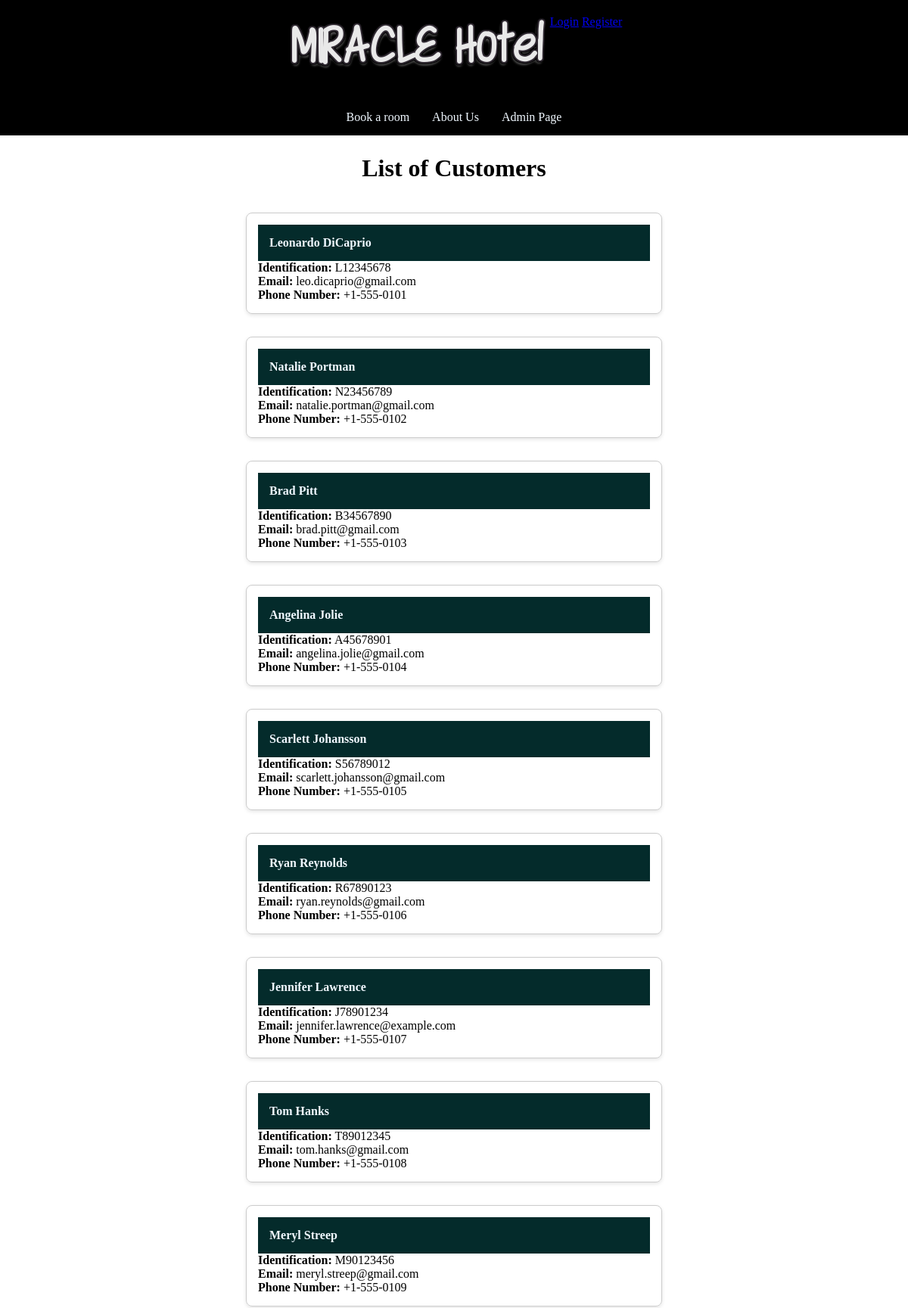
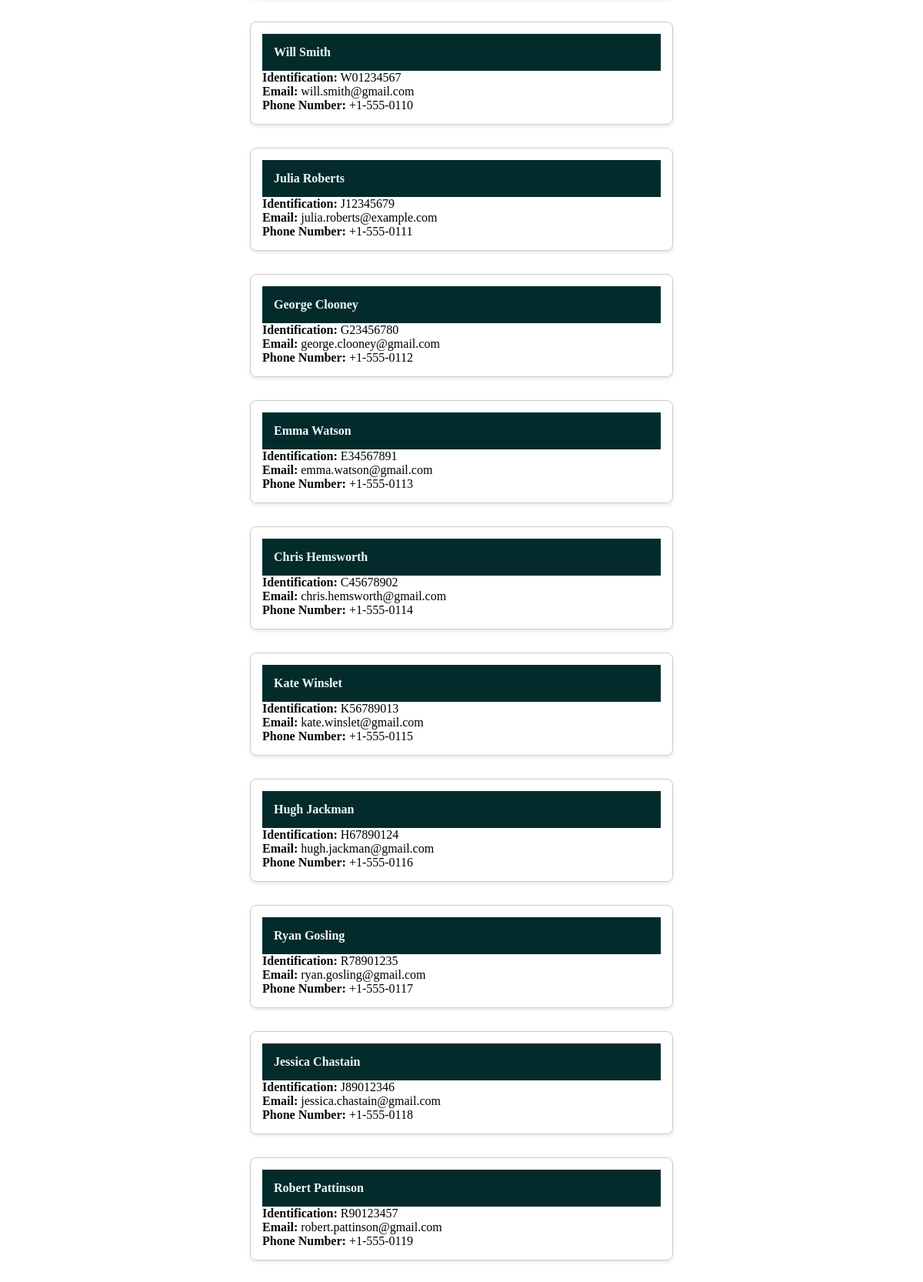
/files/forms/customers/select_customer_form.php (upper part), run on the app's committed database (2 pictures, top to bottom).
### tables this page shows
CREATE TABLE `071_customers` (
  `client_id` int(11) NOT NULL,
  `client_first_name` varchar(50) DEFAULT NULL,
  `client_last_name` varchar(50) DEFAULT NULL,
  `client_identification` varchar(20) DEFAULT NULL,
  `client_email` varchar(100) DEFAULT NULL,
  `client_phone_number` varchar(15) DEFAULT NULL,
  `client_password` varchar(255) DEFAULT NULL
);

### files/querys/customers/select_customers.php (called while the page is built, shortened)
<?php
include($_SERVER['DOCUMENT_ROOT'] . '/student71/dwes/files/common-files/db_connection.php');
$sql = "SELECT client_first_name, client_last_name, client_identification, client_email, client_phone_number
        FROM 071_customers";
$result = mysqli_query($conn, $sql);
$customers = array();
if ($result && mysqli_num_rows($result) > 0) {
    while ($row = mysqli_fetch_assoc($result)) {
        $customers[] = $row;
    }
}
return $customers;
?>

### files/forms/customers/select_customer_form.php (the view, shortened to what this page needs)
<?php
$customers = include($_SERVER['DOCUMENT_ROOT'] . '/student71/dwes/files/querys/customers/select_customers.php');
?>
<?php include($root . '/student71/dwes/files/common-files/header.php') ?>
<div id="middle-title">
    <h1>List of Customers</h1>
</div>
<div id="info-display">
    <div id="customers-list">
        <?php if (!empty($customers)) { ?>
            <?php foreach ($customers as $customer) { ?>
                <div class="customer-card">
                    <div class="name-display">
                        <h4><?php echo htmlspecialchars($customer['client_first_name']) . ' ' . htmlspecialchars($customer['client_last_name']); ?>
                    </div>
                    <p><strong>Identification:</strong> <?php echo htmlspecialchars($customer['client_identification']); ?></p>
                    <p><strong>Email:</strong> <?php echo htmlspecialchars($customer['client_email']); ?></p>
                    <p><strong>Phone Number:</strong> <?php echo htmlspecialchars($customer['client_phone_number']); ?></p>
                </div>
            <?php } ?>
        <?php } else { ?>
            <p>No customers found in the database.</p>
        <?php } ?>
    </div>
</div>
<?php include($root . '/student71/dwes/files/common-files/footer.php'); ?>

### files/common-files/header.php (shortened to what this page needs)
<!DOCTYPE html>
<html lang="en">
<head>
    <link rel="stylesheet" href="/student71/dwes/css/style.css">
    <link rel="stylesheet" href="/student71/dwes/css/forms.css">
</head>
<body>
    <div id="top-container">
        <div id="head">
            <a href="/student71/dwes/index.php">
                <img src="/student71/dwes/img/LogoText.png" alt="">
            </a>
                <div class="user-menu">
                    <a href="/student71/dwes/files/login.php">Login</a>
                    <a href="/student71/dwes/files/register.php">Register</a>
                </div>
        </div>
        <div id="head-menu">
            <a href="/student71/dwes/files/reservations.php">Book a room</a>
            <a href="/student71/dwes/files/about_us.php">About Us</a>
            <a href="/student71/dwes/files/admin_page.php">Admin Page</a>
        </div>
    </div>

### files/common-files/footer.php (shortened to what this page needs)
</body>
</html>

### css/style.css (style rules this page uses)
* { margin: 0; padding: 0; box-sizing: border-box; }
#top-container { position: sticky; }
#head { background-color: black; color: aliceblue; display: flex; justify-content: center; padding: 20px; width: 100%; }
#head-menu { background-color: black; display: flex; justify-content: center; padding-top: 10px; }
#head-menu > a { color: aliceblue; text-decoration: none; padding: 15px; }
#middle-title { width: 100%; text-align: center; padding: 25px; font-family: Cambria, Cochin, Georgia, Times, 'Times New Roman', serif; }
#info-display { display: flex; justify-content: center; }
#customers-list { display: grid; }
.name-display { background-color: rgb(4, 43, 43); color: aliceblue; width: 100%; padding: 15px; }
.customer-card { margin: 15px; padding: 15px; border: 1px solid #ccc; border-radius: 8px; width: 550px; box-shadow: 0 2px 5px rgba(0, 0, 0, 0.1); }

### data on the page
071_customers: client_first_name "Leonardo", client_last_name "DiCaprio", client_identification "L12345678", client_email "leo.dicaprio@gmail.com", client_phone_number "+1-555-0101"
071_customers: client_first_name "Natalie", client_last_name "Portman", client_identification "N23456789", client_email "natalie.portman@gmail.com", client_phone_number "+1-555-0102"
071_customers: client_first_name "Brad", client_last_name "Pitt", client_identification "B34567890", client_email "brad.pitt@gmail.com", client_phone_number "+1-555-0103"
071_customers: client_first_name "Angelina", client_last_name "Jolie", client_identification "A45678901", client_email "angelina.jolie@gmail.com", client_phone_number "+1-555-0104"
071_customers: client_first_name "Scarlett", client_last_name "Johansson", client_identification "S56789012", client_email "scarlett.johansson@gmail.com", client_phone_number "+1-555-0105"
071_customers: client_first_name "Ryan", client_last_name "Reynolds", client_identification "R67890123", client_email "ryan.reynolds@gmail.com", client_phone_number "+1-555-0106"
071_customers: client_first_name "Jennifer", client_last_name "Lawrence", client_identification "J78901234", client_email "jennifer.lawrence@example.com", client_phone_number "+1-555-0107"
071_customers: client_first_name "Tom", client_last_name "Hanks", client_identification "T89012345", client_email "tom.hanks@gmail.com", client_phone_number "+1-555-0108"
071_customers: client_first_name "Meryl", client_last_name "Streep", client_identification "M90123456", client_email "meryl.streep@gmail.com", client_phone_number "+1-555-0109"
071_customers: client_first_name "Will", client_last_name "Smith", client_identification "W01234567", client_email "will.smith@gmail.com", client_phone_number "+1-555-0110"
071_customers: client_first_name "Julia", client_last_name "Roberts", client_identification "J12345679", client_email "julia.roberts@example.com", client_phone_number "+1-555-0111"
071_customers: client_first_name "George", client_last_name "Clooney", client_identification "G23456780", client_email "george.clooney@gmail.com", client_phone_number "+1-555-0112"
071_customers: client_first_name "Emma", client_last_name "Watson", client_identification "E34567891", client_email "emma.watson@gmail.com", client_phone_number "+1-555-0113"
071_customers: client_first_name "Chris", client_last_name "Hemsworth", client_identification "C45678902", client_email "chris.hemsworth@gmail.com", client_phone_number "+1-555-0114"
071_customers: client_first_name "Kate", client_last_name "Winslet", client_identification "K56789013", client_email "kate.winslet@gmail.com", client_phone_number "+1-555-0115"
071_customers: client_first_name "Hugh", client_last_name "Jackman", client_identification "H67890124", client_email "hugh.jackman@gmail.com", client_phone_number "+1-555-0116"
071_customers: client_first_name "Ryan", client_last_name "Gosling", client_identification "R78901235", client_email "ryan.gosling@gmail.com", client_phone_number "+1-555-0117"
071_customers: client_first_name "Jessica", client_last_name "Chastain", client_identification "J89012346", client_email "jessica.chastain@gmail.com", client_phone_number "+1-555-0118"
071_customers: client_first_name "Robert", client_last_name "Pattinson", client_identification "R90123457", client_email "robert.pattinson@gmail.com", client_phone_number "+1-555-0119"
